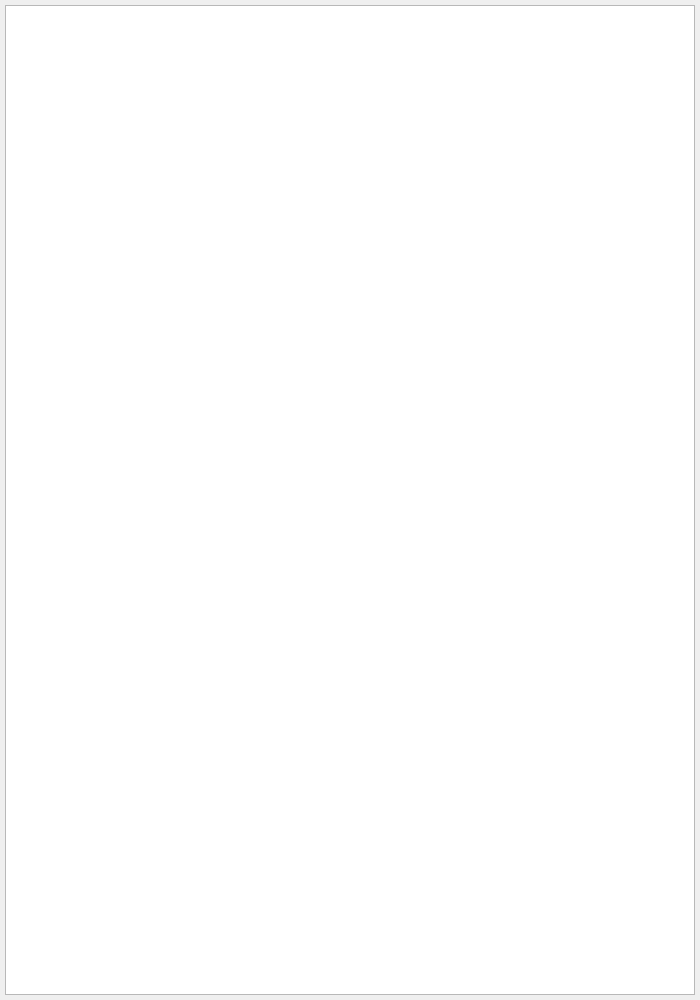
<?xml version="1.0" encoding="UTF-8"?>
<ui version="4.0">
 <class>resultsWindow</class>
 <widget class="QWidget" name="resultsWindow">
  <property name="geometry">
   <rect>
    <x>0</x>
    <y>0</y>
    <width>700</width>
    <height>1000</height>
   </rect>
  </property>
  <property name="sizePolicy">
   <sizepolicy hsizetype="Preferred" vsizetype="Preferred">
    <horstretch>0</horstretch>
    <verstretch>0</verstretch>
   </sizepolicy>
  </property>
  <property name="minimumSize">
   <size>
    <width>0</width>
    <height>0</height>
   </size>
  </property>
  <property name="maximumSize">
   <size>
    <width>16777215</width>
    <height>16777215</height>
   </size>
  </property>
  <property name="baseSize">
   <size>
    <width>0</width>
    <height>23</height>
   </size>
  </property>
  <layout class="QGridLayout" name="gridLayout">
   <property name="leftMargin">
    <number>5</number>
   </property>
   <property name="topMargin">
    <number>5</number>
   </property>
   <property name="rightMargin">
    <number>5</number>
   </property>
   <property name="bottomMargin">
    <number>5</number>
   </property>
   <item row="0" column="0">
    <widget class="QTextEdit" name="textBox">
     <property name="undoRedoEnabled">
      <bool>false</bool>
     </property>
     <property name="readOnly">
      <bool>true</bool>
     </property>
    </widget>
   </item>
  </layout>
 </widget>
 <resources/>
 <connections/>
</ui>
